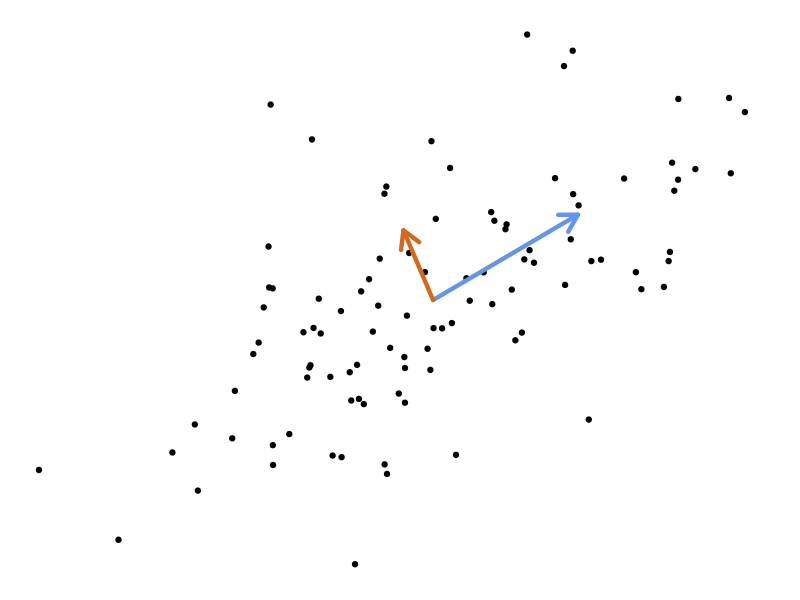
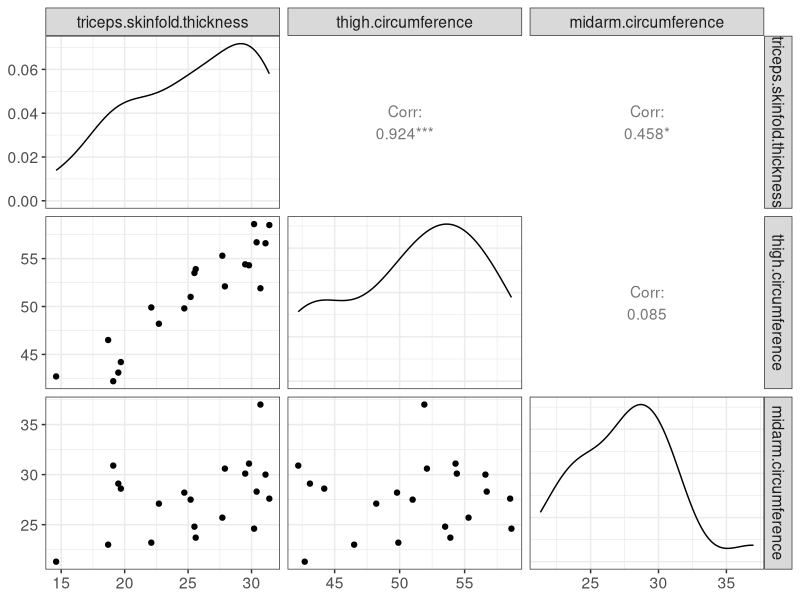
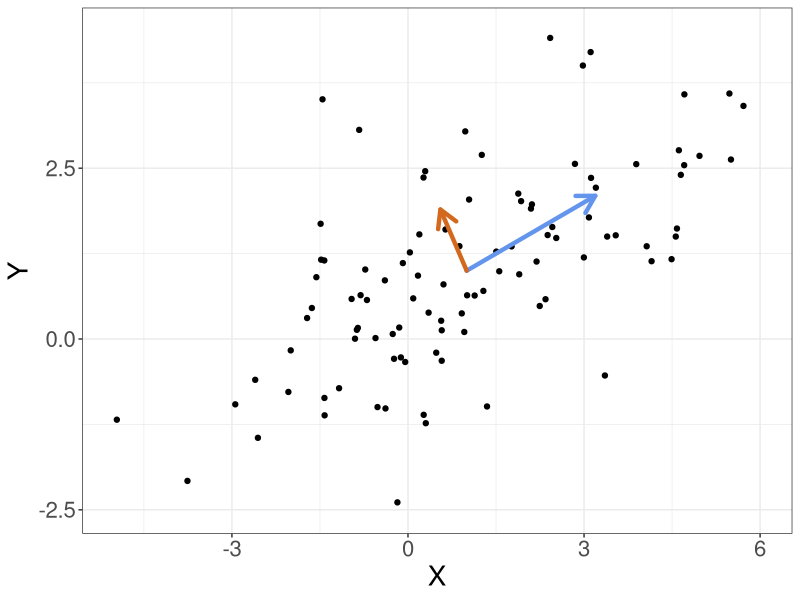
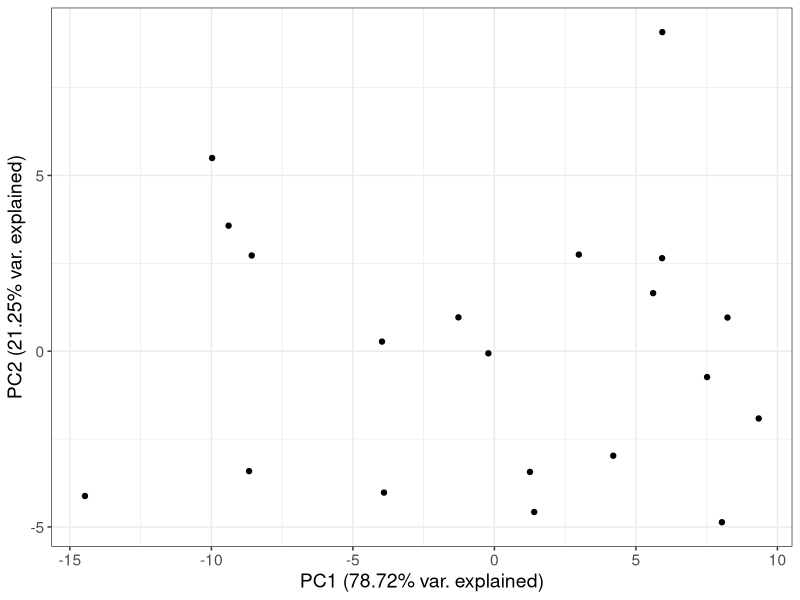
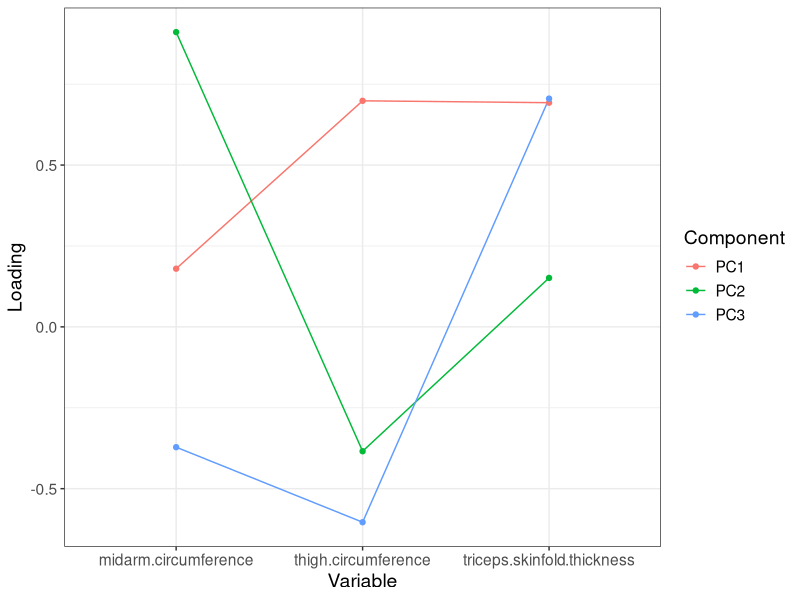
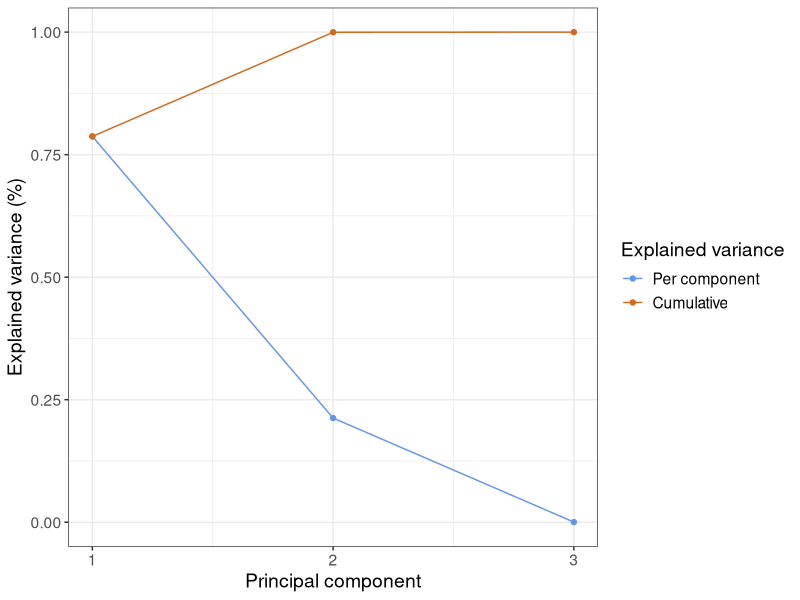
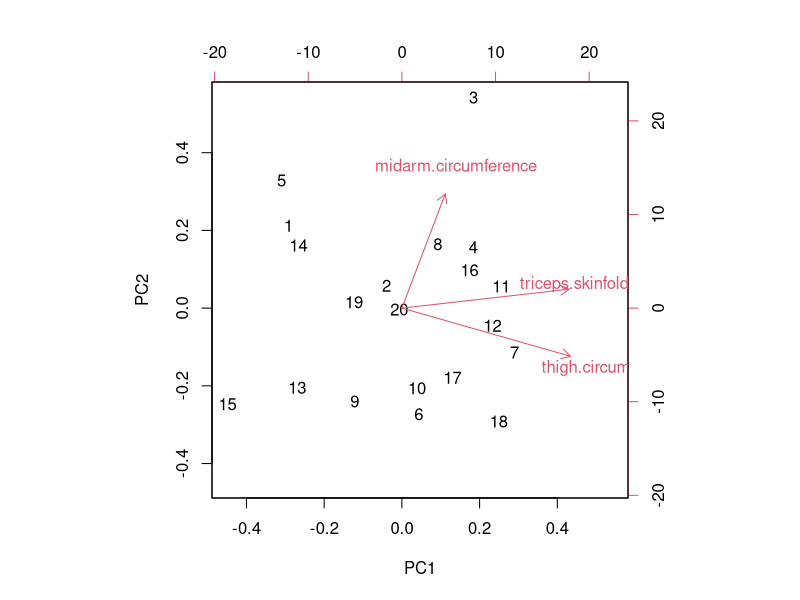

These charts were generated, in order, by the following R code:
## ---- chunk 1
set.seed(1234)

library(tidyverse)
theme_set(theme_bw() + theme(text = element_text(size = 14)))

## ---- chunk 2
#| fig-height: 3
#| fig-width: 5
#| fig-align: center
library(mvtnorm)

S <- matrix(c(5, 2,  
              2, 2), byrow = TRUE, nrow = 2)

adjust_cov_mean <- function(z, mean, sigma) {
  # Adjust NxD matrix z so that sample mean and sample 
  # covariance are exactly `mean` and `sigma`
  
  # whiten the z's
  z_mean <- colMeans(z)
  z <- t(apply(z, 1, function(row) row - z_mean))
  R <- chol(cov(z))
  z <- t(solve(t(R), t(z)))

  # impose desired covariance, mean
  R <- chol(S)
  z <- t(apply(z %*% R, 1, function(row) row + mean))
  z
}

z <- rmvnorm(100, mean = c(0, 0))
z <- adjust_cov_mean(z, c(1, 1), S)
df <- as.data.frame(z)
colnames(df) <- c("X", "Y")

vx <- 2/5^0.5
vy <- 1/5^0.5
segment <- function(lx, ly, color = "cornflowerblue") {
  geom_segment(aes(x=1, y=1, xend=1 + lx, yend=1 + ly), 
               arrow = arrow(length=unit(0.5, 'cm')),
               color = color, lwd = 1.5, alpha = 1, 
               lineend = "round")
}

l1_sqrt <- 6**0.5
l2_sqrt <- 1

ggplot() +
  geom_point(data = df, aes(x = X, y = Y)) +
  segment(l1_sqrt*vx, l1_sqrt*vy, color = "cornflowerblue") +
  segment(-l2_sqrt*vy, l2_sqrt*vx, color = "chocolate") + 
  xlim(c(-5, 6)) + ylim(c(-2.5, 4.5)) + theme_void()
## ---- chunk 3
bodyfat <- read.csv("datasets/01-linear-regression/bodyfatNKNW.txt", sep = " ")
bodyfat_predictors <- bodyfat[,c("triceps.skinfold.thickness", "thigh.circumference", "midarm.circumference")]

library(GGally)
ggpairs(bodyfat_predictors)

## ---- chunk 4

## ---- chunk 5
#| out-width: 2in
#| out-height: 1.2in
#| fig-width: 5
#| fig-height: 3
ggplot() +
  geom_point(data = df, aes(x = X, y = Y)) +
  segment(l1_sqrt*vx, l1_sqrt*vy, color = "cornflowerblue") +
  segment(-l2_sqrt*vy, l2_sqrt*vx, color = "chocolate") + 
  xlim(c(-5, 6)) + ylim(c(-2.5, 4.5)) +
  theme(text = element_text(size = 20))

## ---- chunk 6
prcomp(df)
## ---- chunk 7
pca <- prcomp(bodyfat_predictors)
pca
## ---- chunk 8
summary(pca)
## ---- chunk 9
#| fig-align: center
#| fig-height: 4

# Explained variation for first and second component
total_var <- sum(pca$sdev^2)
pct_var_1 <- pca$sdev[1]^2 / total_var
pct_var_2 <- pca$sdev[2]^2 / total_var

df <- data.frame(PC1 = pca$x[,1], PC2 = pca$x[,2])
ggplot(df, aes(x = PC1, y = PC2)) +
  geom_point() +
  xlab(paste0("PC1 (", round(pct_var_1 * 100, 2), "% var. explained)")) +
  ylab(paste0("PC2 (", round(pct_var_2 * 100, 2), "% var. explained)"))
## ---- chunk 10
#| fig-align: center
#| fig-height: 4
pc <- prcomp(bodyfat_predictors)
df <- as.data.frame(pc$rotation) %>%
  rownames_to_column(var = "Variable") %>%
  pivot_longer(c("PC1", "PC2", "PC3"),
               names_to = "Component", 
               values_to = "Loading")

ggplot(df, aes(x = as.factor(Variable), y = Loading, 
               group = Component, color = Component)) +
  geom_line() +
  geom_point() + 
  xlab("Variable")
## ---- chunk 11
#| fig-align: center
#| fig-height: 4
gg_screeplot <- function(pc, n = length(pc$sdev)) {
  sdev = pc$sdev[1:n]
  var_explained <- sdev^2 / sum(sdev^2)
  total_var <- cumsum(var_explained)
  df_var <- data.frame(
    n = seq(1, n), v = var_explained, t = total_var)
  ggplot(df_var) +
    geom_line(aes(x = n, y = v, color = "Per component")) + 
    geom_point(aes(x = n, y = v, color = "Per component")) + 
    geom_line(aes(x = n, y = t, color = "Cumulative")) +
    geom_point(aes(x = n, y = t, color = "Cumulative")) +
    ylim(c(0, 1)) +
    scale_color_manual(
      name = "Explained variance",
      breaks = c("Per component", "Cumulative"),
      values = c("Per component" = "cornflowerblue",
                 "Cumulative" = "chocolate")
    ) + 
    scale_x_continuous(breaks = 1:n) +
    xlab("Principal component") +
    ylab("Explained variance (%)")
}

gg_screeplot(pc)
## ---- chunk 12
#| fig-align: center
#| fig-width: 4.5
#| fig-height: 4.5
#| out-width: 2in
#| out-height: 2in
biplot(pc)
